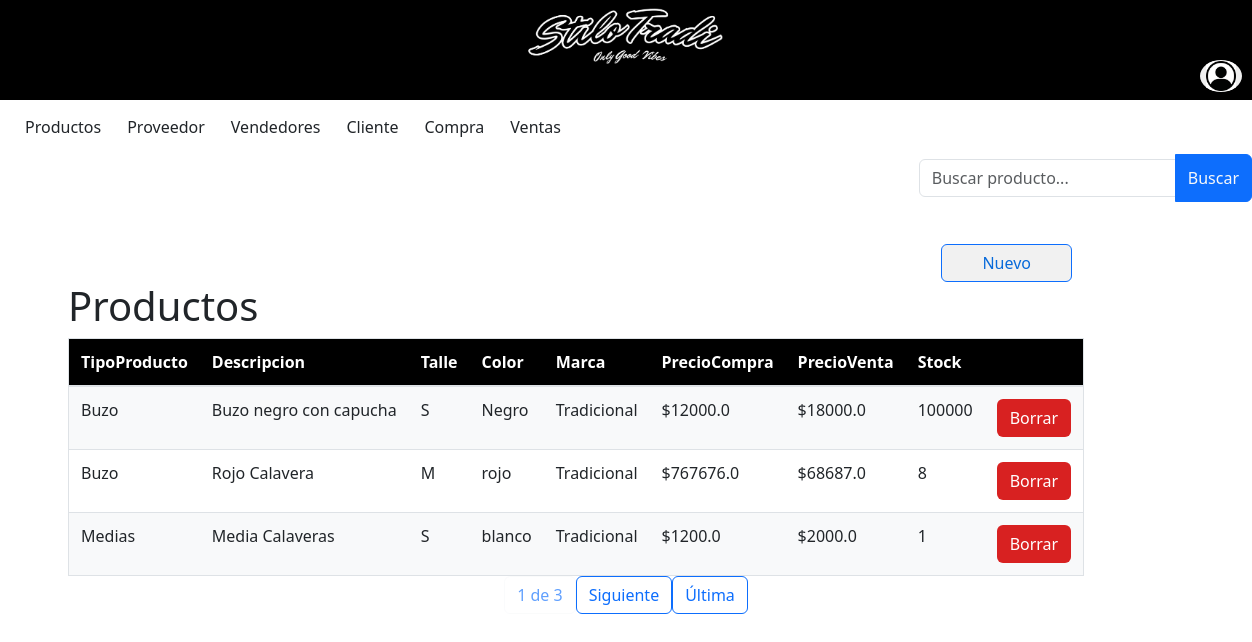
Screenshot of /producto/ProductoLista/ (signed in) with the database file from the repository.
### miAplicacion/models.py (models this page shows, shortened)
class Producto(models.Model):
    TipoProducto = models.CharField (max_length=50)
    Descripcion = models.CharField (max_length=50)
    Talle = models.CharField (max_length=50, choices=[('S', 'S' ),('M','M'),('L','L'),('XL','XL'),('XXL','XXL')])
    Color = models.CharField (max_length=50)
    Marca = models.CharField (max_length=50)
    PrecioCompra = models.FloatField ()
    PrecioVenta = models.FloatField ()
    Stock = models.IntegerField ()
    class Meta:
        ordering = ['TipoProducto', 'Descripcion']

### miAplicacion/views.py (the view)
# urls.py: path('producto/ProductoLista/', views.ProductoLista.as_view(), name='productoLista'),
class ProductoLista(ListView):
    model = Producto
    template_name = 'producto.html'
    context_object_name = 'productos'
    paginate_by =  3 # Cantidad de elementos por página
    def get_queryset(self):
        query = self.request.GET.get('q', '')
        if not query:
            productos = Producto.objects.all()
        else:
            productos = Producto.objects.filter(TipoProducto__icontains = query)
        return productos

### miProyecto/templates/producto.html (shortened to what this page needs)
{% include 'base.html' %}
{% block content %}
{% load bootstrap5 %}
{% load static %}
<!DOCTYPE html>
<div class="d-flex justify-content-end align-items-end mb-3">
    <form method="GET" action="{% url 'productoLista' %}">
        <div class="input-group">
            <input type="text" class="form-control inputApagado" name="q" value="{{ query }}" placeholder="Buscar producto...">
            <button class="btn btn-primary text-light" type="submit">Buscar</button>
        </div>
    </form>
</div>
    <div class="d-flex justify-content-end  align-items-end">
        <a class="btn btn-primary custom-btn" href="{% url 'productoNuevo' %}">Nuevo</a></td>
    </div>
<head>
    {% bootstrap_css %}
</head>
<body>
    <div class="container">
        <h1>Productos</h1>
        <table class="tabla-redondeada">
            <thead>
                <tr>
                    <tr>
                        <th>TipoProducto</th>
                        <th>Descripcion</th>
                        <th>Talle</th>
                        <th>Color</th>
                        <th>Marca</th>
                        <th>PrecioCompra</th>
                        <th>PrecioVenta</th>
                        <th>Stock</th>
                        <th></th>
                    </tr>
                </tr>
            </thead>
            <tbody>
                {% for producto in productos %}
                <tr style ="cursor: pointer;" onclick="window.location.href='/producto/ProductoModif/{{producto.id}}'">
                    <td>{{ producto.TipoProducto}}</a></td>
                    <td>{{ producto.Descripcion}}</td>
                    <td>{{ producto.Talle}}</td>
                    <td>{{ producto.Color}}</td>
                    <td>{{ producto.Marca}}</td>
                    <td>${{ producto.PrecioCompra}}</td>
                    <td>${{ producto.PrecioVenta}}</td>
                    <td>{{ producto.Stock}}</td>
                    <td><a class="btn custom-btn2" href="/producto/ProductoBorrar/{{producto.id}}">Borrar</a></td> </td>
                {% endfor %}
            </tbody>
        </table>
    </div>
    <div class="pagination justify-content-center">
        <span class="current-page btn btn-outline-light disabled text-primary mb-3">
            {{ page_obj.number }} de {{ page_obj.paginator.num_pages }}
        </span>
        {% if page_obj.has_next %}
            <a class="btn btn-outline-primary mb-3" href="?page={{ page_obj.next_page_number }}">
                Siguiente
            </a>
            <a class="btn btn-outline-primary mb-3" href="?page={{ page_obj.paginator.num_pages }}">
                Última
            </a>
        {% endif %}
    </div>
</body>
</html>
{% endblock %}

### miProyecto/static/estilos.css (style rules this page uses)
body { margin: 0; padding: 0; }
.form-control { width: 100%; margin: 5px 0; padding: 10px; border: 1px solid #ccc; border-radius: 5px; }
input, select, textarea { width: 100%; margin: 5px 0; padding: 10px; border: 1px solid #ccc; border-radius: 5px; }
.btn.custom-btn2 { background-color: rgb(216, 33, 33); color:#ffffff; }
.btn.custom-btn { background-color: rgb(241, 241, 241); color:rgb(8, 106, 218); margin-right: 180px; margin-top: 10px; text-align: center; padding-left: 40px; padding-right: 40px; }
.tabla-redondeada { border-collapse: collapse; border: 1px solid #dee2e6; border-radius: 5px; }
.tabla-redondeada th, .tabla-redondeada td { padding: 0.75rem; vertical-align: top; border-top: 1px solid #dee2e6; }
.tabla-redondeada thead th { vertical-align: bottom; border-bottom: 2px solid #dee2e6; background-color:#000000; color: #ffffff; }
.tabla-redondeada tbody tr:nth-child(odd) { background-color: #f8f9fa; }

### rows the page displays
Producto: TipoProducto "Buzo", Descripcion "Buzo negro con capucha", Talle "S", Color "Negro", Marca "Tradicional", PrecioCompra "12000.0", PrecioVenta "18000.0", Stock "100000"
Producto: TipoProducto "Buzo", Descripcion "Rojo Calavera", Talle "M", Color "rojo", Marca "Tradicional", PrecioCompra "767676.0", PrecioVenta "68687.0", Stock "8"
Producto: TipoProducto "Medias", Descripcion "Media Calaveras", Talle "S", Color "blanco", Marca "Tradicional", PrecioCompra "1200.0", PrecioVenta "2000.0", Stock "1"

### other values shown
{{ page_obj.number }} "1"
{{ page_obj.paginator.num_pages }} "3"
